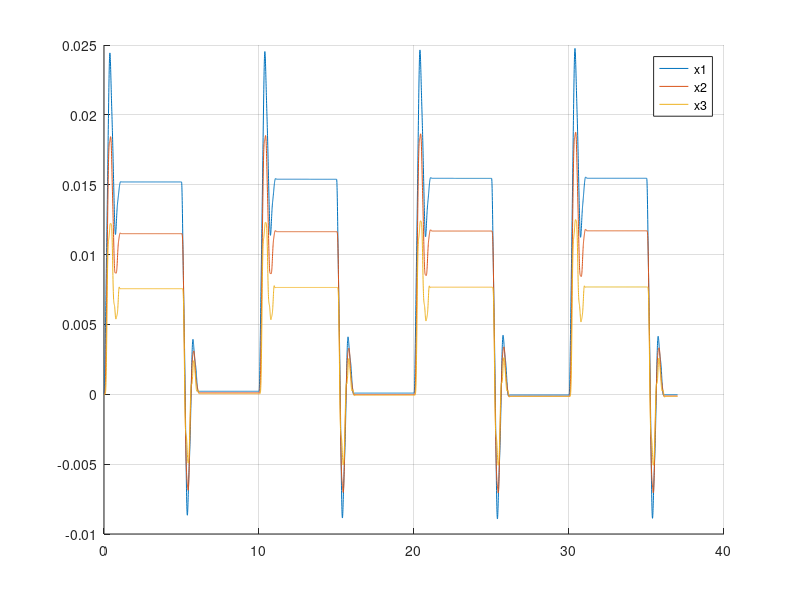

This chart was generated by the following MATLAB code: (Note: this script raises an error after producing the figure.)
close all;
clear;
clc;

% Load folder data
addpath('data_3DOFsystem');
file = dir(fullfile('data_3DOFsystem', '*.mat'));
load data_steps

% number count per encoder revolution is costant
number_count_encoder = 0.0706/16000;

% evaluate displacement and store in struct Displacement
Displacement.x1 = x1 * number_count_encoder;
Displacement.x2 = x2 * number_count_encoder;
Displacement.x3 = x3 * number_count_encoder;

% plot figure
figure();
hold on
plot(t, Displacement.x1)
plot(t, Displacement.x2)
plot(t, Displacement.x3)
grid()
legend('x1', 'x2','x3')
hold off

% compute symbolic equation
[ A ] = symbolicequation();

%% compute a new estimation for the voltage-to-force coefficient

% define gain_ x from encoder
gain_x = number_count_encoder;

%unkonw ?
gain_v = 5.250; 

%unkonw ?
gain_tot = (gain_x/gain_v); % ????

%% search the value for theta 

% assign numerical value
m1 = 1.2;
m2 = 1.3;
m3 = 1.4;

k1 = 800;
k2 = k1;
k3 = 400;

c1 = 3;
c2 = 2;
c3 = 2;

% costant force parameters

%servo amp gain
k_a = 2;

% Servo motor Torque
k_t = 0.1;

% Motor Pinioon pitch radius inverse
k_mp = 26.25;

% force 
F = zeros(length(t), 3);
f = (k_a * k_t * k_mp) * v;

F(:,1) = f;

%% compute a new estimation for the voltage-to-force coefficient
% syms gv 
% gainvolt = K\[gv; 0; 0];
% 
% F = F * gainvolt;


% compute transfer function
s = tf('s');

denom = 1/det(A);
num = inv([ m1*s^2 + c1*s + k1,                     -k1,                       0
                           -k1, m2*s^2 + c2*s + k1 + k2,                     -k2
                             0,                     -k2, m3*s^2 + c3*s + k2 + k3]);
% transfer fuction
G = tf(num, denom);
display(G);
[YS,TS,XS] = lsim(G,F,t);

% comparision plot
figure();
plot(t,YS);
grid on;
legend('tf x1','tf x2','tf x3');

% compare the result with "goodnessOfFit" function
% reference data
ref_displacement = [Displacement.x1 Displacement.x2 Displacement.x3]; 

% cost function Normalized root mean square error, where, ? indicates the
%2-norm of a vector. fit is a row vector of length N and i = 1,...,N, where
%N is the number of channels.
cost_func = 'NRMSE';

fit = goodnessOfFit(YS,ref_displacement,cost_func);

%%
% sys = tfest(x1,3);
% data1 = [ Displacement.x1 Displacement.x2 Displacement.x3];
% data = iddata(data1,v,0.005)
%compare(data,YS)


%% Obtain the measured output.

% load iddata1 z1
% yref = z1.y;
%%
%z1 is an iddata object containing measured input/output data. z1.y is the measured output.

%Obtain the estimated output.

% sys = tfest(Displacment.x1,2);
% y_sim = sim(sys,z1(:,[],:));
%sys is a second-order transfer function estimated using the measured input/output data. y is the output estimated using sys and the measured input.

%Calculate the goodness of the fit between the measured and estimated outputs.


y = y_sim.y;
fit = goodnessOfFit(y,yref,cost_func);
%The goodness of fit is calculated using the normalized root mean square error as the cost function.

%Alternatively, you can use compare to calculate the goodness of fit:

opt = compareOptions('InitialCondition','z');
compare(z1,sys,opt);

%% Dummy values for mech quantities (AW trial 1)

P = [1.5 1.4 1.2 0.01 0.001 3 2 2 6.3];

%% Define dummy system with previous dummy mech quantities

%[A, B, C, D] = ss_mech_linear(P);

sys_dum = ss(A,B,C,D);


%%
options = optimset('PlotFcns',@optimplotfval);
%fun = @(x)100*(x(2) - x(1)^2)^2 + (1 - x(1))^2;
fun = @(v, t, Displacement, P)estimedparameters(v, t, Displacement, P);
%x0 = [-1.2,1];
%[x, fval] = fminsearch(fun,options)

%%


%rng default % for reproducibility
% tdata = 0:0.1:10;
% ydata = 40*exp(-0.5*tdata) + randn(size(tdata));
% fun = @(x)sseval(x,tdata,ydata);
% 
% x0 = rand(2,1);
% bestx = fminsearch(fun,x0)
% 
% 
% A = bestx(1);
% lambda = bestx(2);
% yfit = A*exp(-lambda*tdata);
% plot(tdata,ydata,'*');
% hold on
% plot(tdata,yfit,'r');
% xlabel('tdata')
% ylabel('Response Data and Curve')
% title('Data and Best Fitting Exponential Curve')
% legend('Data','Fitted Curve')
% hold off
